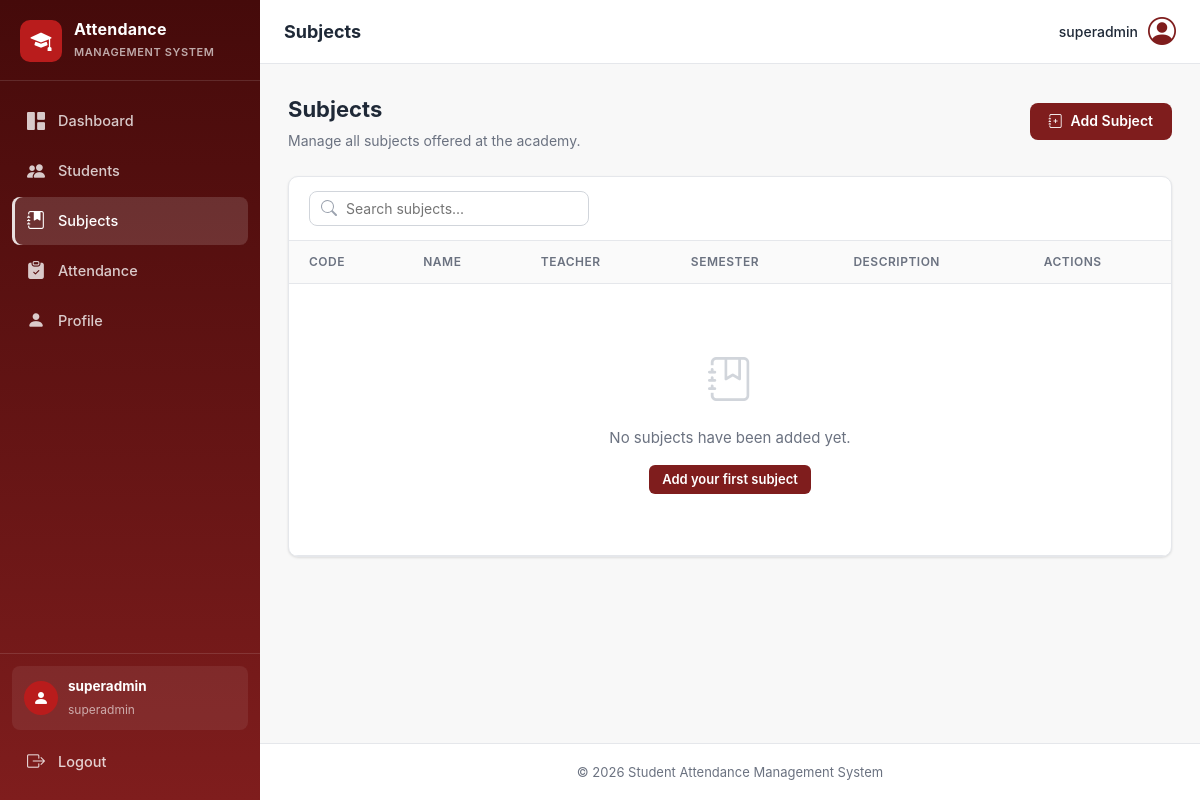
Before: /subjects/ (signed in) with the older database file.
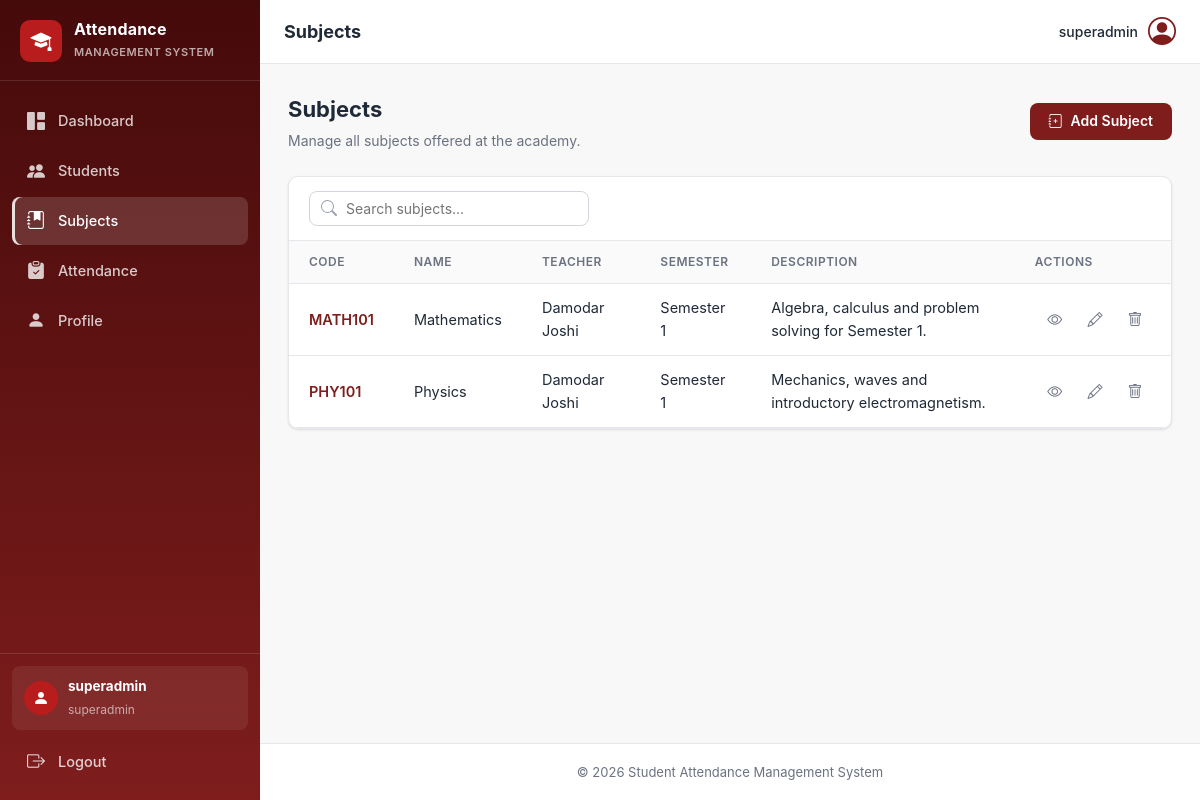
After: the same page with the newer database file.
### subjects/models.py (models this page shows, shortened)
class Subject(models.Model):
    SEMESTER_CHOICES = (
        (1, "Semester 1"),
        (2, "Semester 2"),
        (3, "Semester 3"),
        (4, "Semester 4"),
        (5, "Semester 5"),
        (6, "Semester 6"),
        (7, "Semester 7"),
        (8, "Semester 8"),
    )
    name = models.CharField(max_length=100)
    code = models.CharField(max_length=20, unique=True)
    description = models.TextField(blank=True)
    teacher = models.ForeignKey(User, on_delete=models.SET_NULL, null=True, blank=True, related_name="subjects")
    semester = models.PositiveSmallIntegerField(choices=SEMESTER_CHOICES)
    created_at = models.DateTimeField(auto_now_add=True)
    updated_at = models.DateTimeField(auto_now=True)

### subjects/views.py (the view)
# urls.py: path("", views.subject_list, name="subject_list"),
@login_required
def subject_list(request):
    subjects = Subject.objects.all()
    return render(
        request,
        "subjects/subject_list.html",
        {"subjects": subjects},
    )

### templates/subjects/subject_list.html (shortened to what this page needs)
{% extends "base.html" %}
{% load static %}
{% block page_title %}Subjects{% endblock %}
{% block extra_css %}<link rel="stylesheet" href="{% static 'css/tables.css' %}">{% endblock %}
{% block content %}
<div class="page-head">
    <div>
        <h2 class="page-heading">Subjects</h2>
        <p class="page-heading-sub">Manage all subjects offered at the academy.</p>
    </div>
    <div class="page-actions">
        <a href="{% url 'subjects:subject_create' %}" class="btn btn-primary"><i class="bi bi-journal-plus"></i> Add Subject</a>
    </div>
</div>
<section class="card">
    <div class="table-toolbar">
        <input type="search" class="table-search-input" data-table-search="subjects-table"
               placeholder="Search subjects..." aria-label="Search subjects">
    </div>
    <div class="table-responsive">
        <table class="table" id="subjects-table">
            <thead>
                <tr>
                    <th>Code</th>
                    <th>Name</th>
                    <th>Teacher</th>
                    <th>Semester</th>
                    <th>Description</th>
                    <th class="th-actions">Actions</th>
                </tr>
            </thead>
            <tbody>
                {% for subject in subjects %}
                <tr>
                    <td><a href="{% url 'subjects:subject_detail' subject.pk %}" class="link-strong">{{ subject.code }}</a></td>
                    <td>{{ subject.name }}</td>
                    <td>
                        {% if subject.teacher %}
                            {{ subject.teacher.get_full_name|default:subject.teacher.username }}
                        {% else %}
                            <span class="text-muted">Not assigned</span>
                        {% endif %}
                    </td>
                    <td>{{ subject.get_semester_display }}</td>
                    <td>{{ subject.description|default:"—"|truncatechars:60 }}</td>
                    <td class="td-actions">
                        <a href="{% url 'subjects:subject_detail' subject.pk %}" class="btn-icon" title="View"><i class="bi bi-eye"></i></a>
                        <a href="{% url 'subjects:subject_edit' subject.pk %}" class="btn-icon" title="Edit"><i class="bi bi-pencil"></i></a>
                        <a href="{% url 'subjects:subject_delete' subject.pk %}" class="btn-icon btn-icon-danger" title="Delete"><i class="bi bi-trash"></i></a>
                    </td>
                </tr>
                {% empty %}
                <tr class="empty-row">
                    <td colspan="6">
                        <div class="empty-state">
                            <div class="empty-icon"><i class="bi bi-journal-bookmark"></i></div>
                            <p>No subjects have been added yet.</p>
                            <a href="{% url 'subjects:subject_create' %}" class="btn btn-primary btn-sm">Add your first subject</a>
                        </div>
                    </td>
                </tr>
                {% endfor %}
            </tbody>
        </table>
    </div>
</section>
{% endblock %}

Changed rows visible on the page:
added Subject: code "MATH101", name "Mathematics", teacher.get_full_name "Damodar Joshi", semester "Semester 1", description "Algebra, calculus and problem solving for Semester 1."
added Subject: code "PHY101", name "Physics", teacher.get_full_name "Damodar Joshi", semester "Semester 1", description "Mechanics, waves and introductory electromagnetism."
Other visible differences:
text no longer shown: "No subjects have been added yet. Add your first subject"
